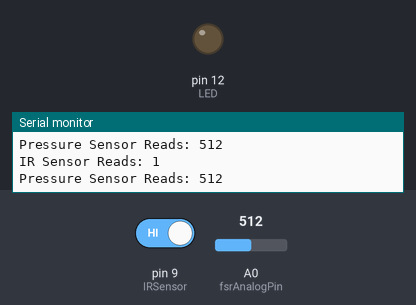
Bench run of a sketch on a simulated Arduino Uno, built with avr-gcc and run on an emulated ATmega328P. On the bench: output pins drawn as LEDs (lit = HIGH), the last lines printed to the serial monitor. The inputs (shaded band) are chosen by the test bench; at power-on: pin 9 (IRSensor) HIGH, A0 (fsrAnalogPin) = 512.

Above: at 1.2 s.
1.3 s: pin 9 (IRSensor) driven LOW
At 2.1 s:
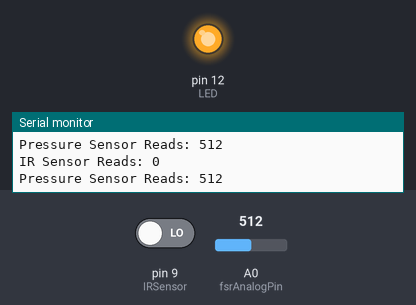
2.8 s: A0 (fsrAnalogPin) set to 413
5.8 s: A0 (fsrAnalogPin) set to 388
At 7.1 s:
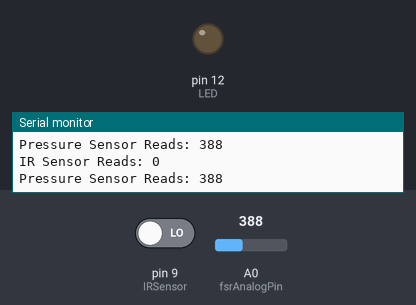
8.8 s: A0 (fsrAnalogPin) set to 410
At 9.2 s:
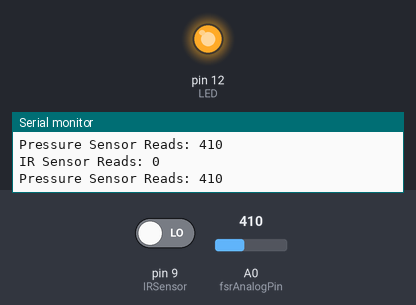
11.8 s: A0 (fsrAnalogPin) set to 390
At 12.5 s:
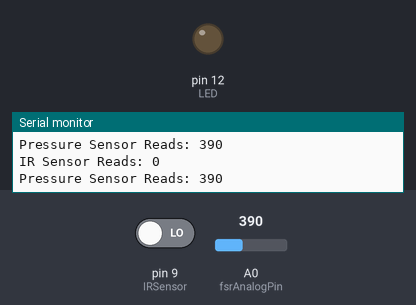
Timing chart, 0 to 14.3 s (numbered marks = the images above; inputs shaded):
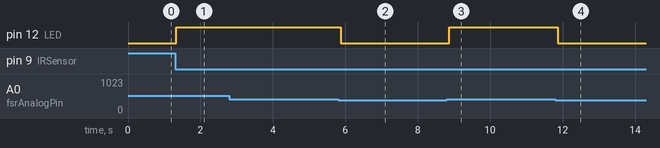

The sketch:

ir_and_pressure.ino
```cpp
int fsrAnalogPin = 0;
int fsrReading = 0;
int IRSensor = 9;
int sensorStatus = 0;
int LED = 12;

void setup() {
  Serial.begin(9600);
    pinMode(IRSensor, INPUT);
    pinMode(LED, OUTPUT);
}

void loop() {
  fsrReading = analogRead(fsrAnalogPin);
  Serial.print("Pressure Sensor Reads: ");
  Serial.println(fsrReading);
  sensorStatus = digitalRead(IRSensor);
  Serial.print("IR Sensor Reads: ");
  Serial.println(sensorStatus);

  if (sensorStatus == 0 && fsrReading > 400){
    digitalWrite(LED, HIGH);
  }
  else{
    digitalWrite(LED, LOW);
  }
}
```

Measured:
- the behaviour switches between 401 and 400 on A0 (fsrAnalogPin) (found by bisection; images 1 and 2)
- after the input at 1.3 s, pin 12 (LED): LOW → HIGH at once
- after the input at 5.8 s, pin 12 (LED): HIGH → LOW after 0.07 s
- after the input at 8.8 s, pin 12 (LED): LOW → HIGH after 0.07 s
- after the input at 11.8 s, pin 12 (LED): HIGH → LOW after 0.06 s
